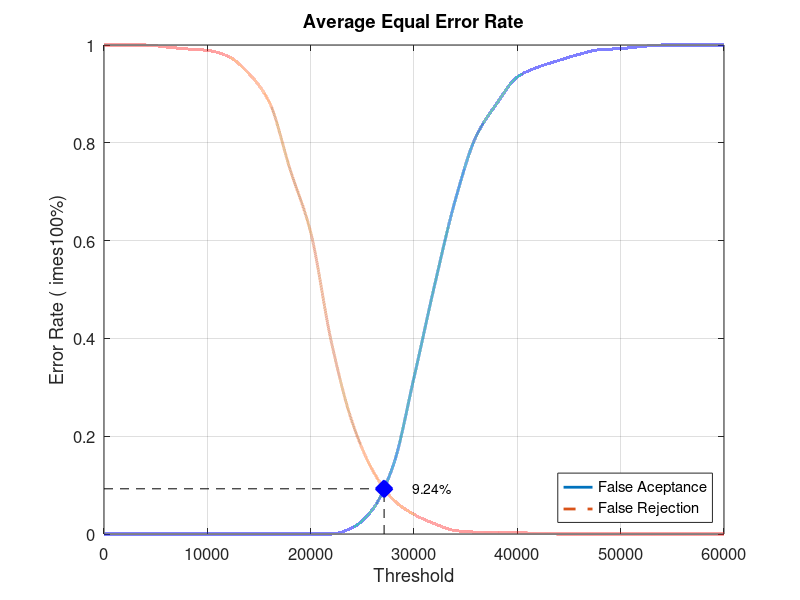
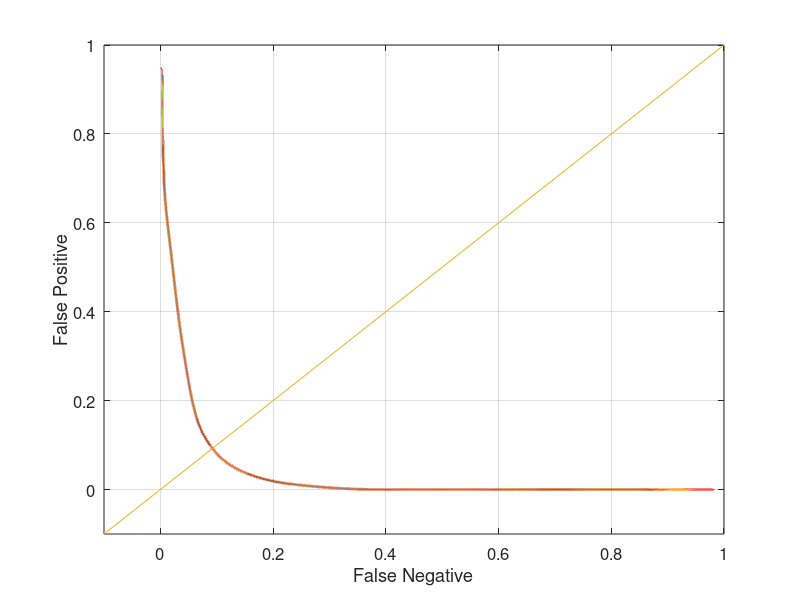

The MATLAB source for these figures, in order:
close all;
clear;
clc;
x = 0:2000:60000;
xq = 0:0.5:60000;

y0 = [0 0 0 0 0 0 0 0 0 0 0 0 0.0126316 0.0505263 0.141053 0.32 0.509474 0.683158 0.812632 0.88 0.934737 0.954737 0.968421 0.981053 0.990526 0.992632 0.996842 1 1 1 1]
yy0 = interp1(x, y0, xq, 'pchip');
y1 = [1 1 1 0.996 0.992 0.989 0.977 0.942 0.883 0.746 0.617 0.393 0.23 0.13 0.07 0.04 0.021 0.007 0.004 0.004 0.003 0.001 0 0 0 0 0 0 0 0 0]
yy1 = interp1(x, y1, xq, 'pchip');

% Calculating EER: 
y2 = abs(y0 - y1);
find(y2 == min(y2))
yy2 = abs(yy0 - yy1);
xEER = find(yy2 == min(yy2));
xEERIndex = xq(xEER) % X-axis EER
yEER = yy0(xEER) % Y-axis EER

main = figure
plot(xq, yy0,'-','LineWidth', 2);	hold on
plot(xq, yy1,'--','LineWidth', 2);	hold on
plot([xEERIndex xEERIndex], [0 yEER], 'k--');	hold on
plot([0 xEERIndex], [yEER yEER], 'k--');	hold on
plot(xEERIndex, yEER, 'bx', 'LineWidth', 10);	hold on
text(xEERIndex + 10 * xEERIndex / 100, yEER, [num2str(round((10000 * yEER)) / 100) '%'])
legend('False Aceptance', 'False Rejection', 'Location', 'SouthEast')
xlabel('Threshold')
ylabel('Error Rate (	imes100%)')
title('Average Equal Error Rate')
set(gca, 'FontSize', 12)
axis([0 60000 0 1])
grid on

print(main, 'Database4AverageMain', '-dpng');
FNRxFPR = figure('Color', [1 1 1]);
plot(yy1, yy0, '-', yy1, yy0, 'LineWidth', 2);
hold on
y = -0.1:0.1:1
plot(y, y); 
set(gca, 'FontSize', 12)
xlabel('False Negative')
ylabel('False Positive')
axis([-0.1 1 -0.1 1])
set(gca, 'FontSize', 12)
grid on

print(FNRxFPR, 'Database4AverageFNRxFPR','-dpng');
